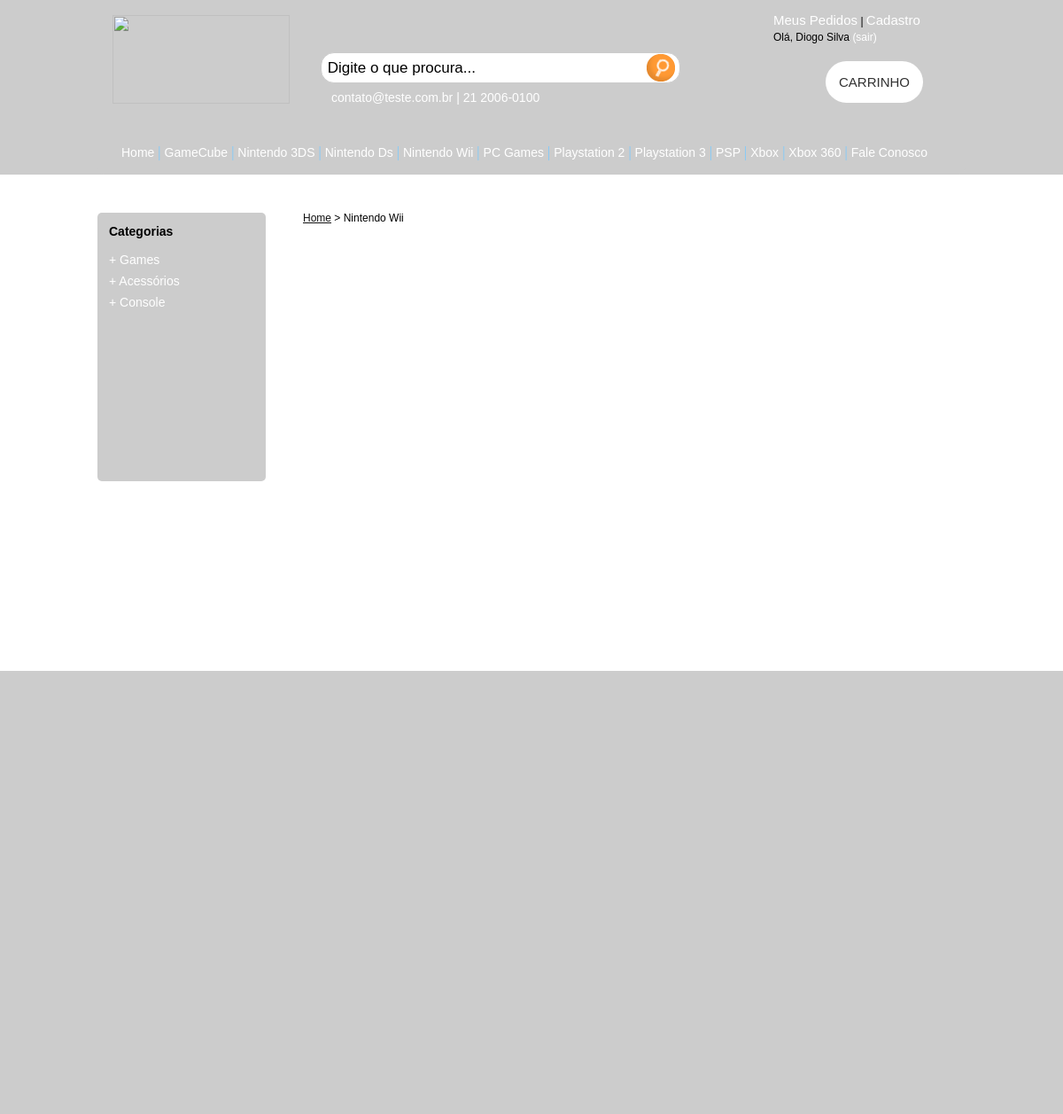
The app's page /categoria.php?c=10 (signed in) with its own data.
### tables this page shows
CREATE TABLE IF NOT EXISTS `loja_dados` (
  `id` int(11) NOT NULL AUTO_INCREMENT,
  `loja_email` varchar(60) DEFAULT NULL,
  `loja_telefone` varchar(16) DEFAULT NULL,
  PRIMARY KEY (`id`)
);

CREATE TABLE IF NOT EXISTS `usuario` (
  `id` int(11) NOT NULL AUTO_INCREMENT,
  `nome_usuario` varchar(100) DEFAULT NULL,
  `nome_completo` varchar(100) DEFAULT NULL,
  `endereco` varchar(150) DEFAULT NULL,
  `numero` varchar(10) DEFAULT NULL,
  `complemento` varchar(30) DEFAULT NULL,
  `bairro` varchar(80) DEFAULT NULL,
  `cidade` varchar(100) DEFAULT NULL,
  `estado` varchar(80) DEFAULT NULL,
  `pais` varchar(70) DEFAULT NULL,
  `info_referencia` varchar(300) DEFAULT NULL,
  `identifica_endereco` varchar(200) DEFAULT NULL,
  `cep` varchar(30) DEFAULT NULL,
  `telefone` varchar(30) DEFAULT NULL,
  `celular` varchar(30) DEFAULT NULL,
  `email` varchar(80) DEFAULT NULL,
  `senha` varchar(15) DEFAULT NULL,
  `cpf` varchar(20) DEFAULT NULL,
  `sexo` varchar(20) DEFAULT NULL,
  `data_nascimento` varchar(30) DEFAULT NULL,
  `data_cadastro` date DEFAULT NULL,
  PRIMARY KEY (`id`)
);

CREATE TABLE IF NOT EXISTS `categoria` (
  `id` int(11) NOT NULL AUTO_INCREMENT,
  `nome_categoria` varchar(200) DEFAULT NULL,
  `destaque` varchar(20) DEFAULT NULL,
  `exibir` varchar(10) DEFAULT NULL,
  PRIMARY KEY (`id`)
);

CREATE TABLE IF NOT EXISTS `sub_categoria` (
  `id` int(11) NOT NULL AUTO_INCREMENT,
  `nome_sub_categoria` varchar(200) NOT NULL,
  `id_categoria` int(11) DEFAULT NULL,
  `exibir` varchar(10) NOT NULL,
  PRIMARY KEY (`id`),
  KEY `id_categoria` (`id_categoria`)
);

### ecommerce.action/HeaderAction.php (called while the page is built, shortened)
<?php
require_once "ecommerce.dao/HeaderDao.php";
class HeaderAction {
    public $headerdao;
    public function __construct(){
        $this->headerdao = new HeaderDao();
    }
    public function recuperarLogo(){
        return $this->headerdao->recuperarLogo();
    }
    public function recuperarDadosLoja(){
        return $this->headerdao->recuperarDadosLoja();
    }
}
?>

### ecommerce.dao/HeaderDao.php (called while the page is built, shortened)
<?php
class HeaderDao {
    public function recuperarLogo(){
        $query = mysql_query("SELECT loja_logo FROM loja_logo");
        $array = @mysql_fetch_array($query);
        $loja_logo = $array['loja_logo'];
        return $loja_logo;
    }
    public function recuperarDadosLoja(){
        $lista = mysql_query("SELECT loja_email, loja_telefone FROM loja_dados");
        return $lista;
    }
}
?>

### ecommerce.action/MenuAction.php (called while the page is built, shortened)
<?php
require_once "ecommerce.dao/MenuDao.php";
class MenuAction {
    public $menudao;
    public function __construct() {
        $this->menudao = new MenuDao();
    }
    public function recuperarCategoria(){
        return $this->menudao->recuperarCategorias();
    }
}
?>

### ecommerce.dao/MenuDao.php (called while the page is built, shortened)
<?php
class MenuDao {
    public function recuperarCategorias(){
        $lista = mysql_query("SELECT id, nome_categoria FROM categoria WHERE exibir='sim' AND destaque = 'sim' ORDER BY nome_categoria ASC");
        return $lista;
    }
}
?>

### ecommerce.action/CategoriaAction.php (called while the page is built, shortened)
<?php
require_once "ecommerce.dao/CategoriaDao.php";
class CategoriaAction {
    public $categoriaDao;
    public $id_categoria;
    public function __construct() {
        $this->categoriaDao = new CategoriaDao();
        $this->id_categoria = $_GET['c'];
    }
    public function recuperarSubCategorias(){
        return $this->categoriaDao->recuperarSubCategoria($this->id_categoria);
    }
}
?>

### ecommerce.dao/CategoriaDao.php (called while the page is built, shortened)
<?php
class CategoriaDao {
    public function recuperarSubCategoria($id){
        $lista = mysql_query("SELECT id, nome_sub_categoria FROM sub_categoria WHERE id_categoria = $id");
        return $lista;
    }
}
?>

### categoria.php (the view, shortened to what this page needs)
<?php session_start();
include("ecommerce.action/HeaderAction.php");
include("ecommerce.action/MenuAction.php");
include("ecommerce.action/CategoriaAction.php");
?>
<?php
$headerAction = new HeaderAction();
$menuAction = new MenuAction();
$categoriaAction = new CategoriaAction();
?>
<!DOCTYPE html PUBLIC "-//W3C//DTD XHTML 1.0 Transitional//EN" "http://www.w3.org/TR/xhtml1/DTD/xhtml1-transitional.dtd">
<html xmlns="http://www.w3.org/1999/xhtml">
    <head>
        <link rel="stylesheet" href="css/header_style.css" type="text/css" media="all" />
        <link rel="stylesheet" href="css/menu_style.css" type="text/css" media="all" />
        <link rel="stylesheet" href="css/banner_style.css" type="text/css" media="all" />
        <link rel="stylesheet" href="css/categoria_style.css" type="text/css" media="all" />
        <link rel="stylesheet" href="css/footer_style.css" type="text/css" media="all" />
    </head>
    <body>
        <?php include_once("header.php"); ?>
        <?php include_once("menu.php"); ?>
        <div class="corpo">
            <div id="menu_lateral">
                <?php
                    if(isset($_GET['c'])){
                        $c = $_GET['c'];
                    }
                    $lista = $categoriaAction->recuperarSubCategorias();
                    echo "<table>";
                        echo "<tr>";
                            echo "<td><strong>Categorias</strong></td>";
                        echo "</tr>";
                        echo "<tr><td></td></tr>";
                        echo "<tr><td></td></tr>";
                        echo "<tr><td></td></tr>";
                    while($array = mysql_fetch_array($lista)){
                        $id_sub = $array['id'];
                        $nome_sub_categoria = $array['nome_sub_categoria'];
                        echo "<tr>";
                            echo "<td><a href='sub-categoria.php?c=$c&sc=$id_sub'>+ $nome_sub_categoria</a></td>";
                        echo "</tr>";
                        echo "<tr><td></td></tr>";
                    }
                    echo "</table>";
                ?>
            </div>
            <div id="onde_estou">
                <?php
                    $id_categoria = $_GET['c'];
                    $query = mysql_query("SELECT nome_categoria FROM categoria WHERE id=$id_categoria");
                    $array = @mysql_fetch_array($query);
                    $nome_categoria = $array['nome_categoria'];
                    echo "<a href='index.php'>Home</a> > $nome_categoria";
                ?>
            </div>
        </div>
        <?php include("footer.php"); ?>
    </body>
</html>

### header.php (shortened to what this page needs)
<div class="max_header">
    <div class="header">
        <div id="img_logo">
            <?php
            $loja_logo = $headerAction->recuperarLogo();
            $loja_logo_format = substr($loja_logo,2);
            $loja_logo_format = "http://".$_SERVER['SERVER_NAME']."/testes/ecommerce/gerenciamento-ec".$loja_logo_format;
            echo "<a href='index.php'><img src='". $loja_logo_format ."' width='200' height='100' border='0' /></a>";
            ?>
        </div>
        <div id="area_busca">
            <form action="busca.php" method="get">
                <input type="text" name="texto_busca" id="texto_busca" value=" Digite o que procura..." onfocus="limpar(this);" onblur="escrever(this);" class="txt_busca" />
                <input type="image" src="img/btn_busca.png" width="32" height="31" class="btn_busca" />
            </form>
        </div>
        <div id="contato_loja">
            <?php
            $lista = $headerAction->recuperarDadosLoja();
            echo "<table>";
            echo "<tr>";
            while($array = mysql_fetch_array($lista)){
                $loja_email = $array['loja_email'];
                $loja_telefone = $array['loja_telefone'];
                echo "<td>$loja_email</td>";
                echo "<td> | </td>";
                echo "<td>$loja_telefone</td>";
            }
            echo "</tr>";
            echo "</table>";
            ?>
        </div>
        <table id="table_menu_header">
            <tr>
                <td><a href="meu-pedido.php">Meus Pedidos</a> | <a href="cadastro.php">Cadastro</a></td>
            </tr>
        <?php
        if(isset($_SESSION['id_usuario'])){
                if(!(empty($_SESSION['id_usuario']))){
                $id_usuario = $_SESSION['id_usuario'];
                $buscarUsuario = mysql_query("SELECT nome_usuario FROM usuario WHERE id = $id_usuario");
                $array = @mysql_fetch_array($buscarUsuario);
                $nome_usuario = $array['nome_usuario'];
                echo "<tr><td><font>Ol&aacute;,"." ".$nome_usuario." "."<a href='logout.php' style='font-size:12px;'>(sair)</a></font></td><tr>";
        }
        }else{
        echo "<tr>";
        echo "<td>Fa&ccedil;a <a href='login.php' style='font-size:11px;'>login</a> ou <a href='cadastro.php' style='font-size:11px;'>cadastre-se</a></td></td>";
        echo "</tr>";
        }
        ?>
        </table>
        <div id="botao_carrinho">
            <a href="carrinho.php">CARRINHO</a>
        </div>
    </div>
</div>

### menu.php
<div class="max_menu">
<div class="menu">
    <div id="conteudo_menu">
        <?php
            $lista = $menuAction->recuperarCategoria();
            echo "<table>";
            echo "<tr>";
                echo "<td><a href='index.php'>Home</a></td>";
                echo "<td><font style='color:#79CAFF;'>|</font></td>";
            while($array = mysql_fetch_array($lista)){
                $id = $array['id'];
                $nome_categoria = $array['nome_categoria'];
                echo "<td><a href='categoria.php?c=$id'>$nome_categoria</a></td>";
                echo "<td><font style='color:#79CAFF;'>|</font></td>";
            }
                echo "<td><a href='fale-conosco.php'>Fale Conosco</a></td>";
            echo "</tr>";
            echo "</table>";
        ?>
    </div>
</div>
</div>

### css/header_style.css (style rules this page uses)
body { margin-bottom: 0px; margin-left: 0px; margin-right: 0px; margin-top: 0px; }
.max_header { width: 100%; height: 150px; background: #CCC; }
.max_header .header { margin: 0 auto; width: 980px; height: 150px; }
.max_header .header #img_logo { padding: 17px; }
.max_header .header #area_busca { margin-top: -75px; margin-left: 252px; }
.btn_busca { margin-left: -38px; position: absolute; top: 61px; }
.txt_busca { border: 1px solid #CCC; height: 31px; width: 400px; font-size: 17px; border-radius:15px; -moz-border-radius: 15px; -webkit-border-radius: 15px; }
.max_header .header #contato_loja { margin-left: 261px; margin-top: 5px; font-family: Arial; font-size: 14px; color: #FFF; }
.max_header .header #table_menu_header { margin-top: -110px; margin-left: 760px; font-size: 12px; font-family: arial; }
.max_header .header #table_menu_header a { text-decoration: none; font-family: arial; font-size: 15px; color: #FFF; }
.max_header .header #botao_carrinho { margin-left: 822px; margin-top: 30px; }
.max_header .header #botao_carrinho a { text-decoration: none; font-family: arial; font-size: 15px; background: #FFF; padding: 15px; border-radius: 30px; -moz-border-radius: 30px; -webkit-border-radius: 30px; color: #333; }

### css/menu_style.css (style rules this page uses)
body { margin-bottom: 0px; margin-left: 0px; margin-right: 0px; margin-top: 0px; }
.max_menu { width: 100%; height: 47px; background: #CCC; }
.max_menu .menu { margin: 0 auto; width: 980px; height: 47px; background: #CCC; border-radius:0 0 10px 10px; -moz-border-radius: 0 0 10px 10px; -webkit-border-radius: 0 0 10px 10px; }
.max_menu .menu #conteudo_menu { padding: 10px; margin-left: 14px; }
.max_menu .menu #conteudo_menu a { text-decoration: none; font-family: Arial; font-size: 14px; color: #FFF; }

### css/banner_style.css (style rules this page uses)
body { margin-bottom: 0px; margin-left: 0px; margin-right: 0px; margin-top: 0px; }

### css/categoria_style.css (style rules this page uses)
body { margin-bottom: 0px; margin-left: 0px; margin-right: 0px; margin-top: 0px; }
.corpo { width: 980px; min-height: 500px; margin: 0 auto; margin-top: 20px; margin-bottom: 40px; }
.corpo #menu_lateral { margin-left: 0px; position: absolute; top: 240px; width: 190px; min-height: 303px; background: #CCC; font-family: Arial; font-size: 14px; border-radius:5px; -moz-border-radius: 5px; -webkit-border-radius: 5px; }
.corpo #menu_lateral table { margin-top: 10px; margin-left: 10px; }
.corpo #menu_lateral table a { text-decoration: none; font-family: Arial; font-size: 14px; color: #FFF; }
.corpo #onde_estou { padding: 22px; margin-left: 210px; font-family: arial; font-size: 12px; }
.corpo #onde_estou a { color: #111; }

### css/footer_style.css (style rules this page uses)
body { margin-bottom: 0px; margin-left: 0px; margin-right: 0px; margin-top: 0px; }

### records on screen
loja_dados: loja_email "contato@teste.com.br", loja_telefone "21 2006-0100"
usuario: nome_usuario "Diogo Silva"
categoria: nome_categoria "GameCube"
categoria: nome_categoria "Nintendo 3DS"
categoria: nome_categoria "Nintendo Ds"
categoria: nome_categoria "Nintendo Wii"
categoria: nome_categoria "PC Games"
categoria: nome_categoria "Playstation 2"
categoria: nome_categoria "Playstation 3"
categoria: nome_categoria "PSP"
categoria: nome_categoria "Xbox"
categoria: nome_categoria "Xbox 360"
sub_categoria: nome_sub_categoria "Games"
sub_categoria: nome_sub_categoria "Acessórios"
sub_categoria: nome_sub_categoria "Console"
